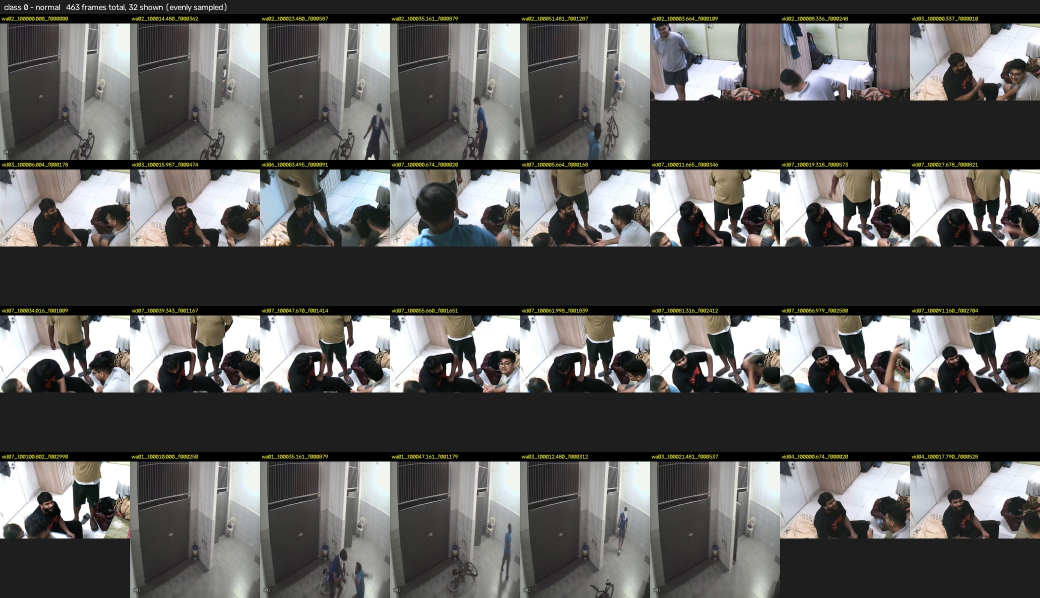
#> input picture training/datasets/sentrix_custom/frames/quality_check/0_normal_samples.jpg, 2080 x 1196 px (shown at 1/2 size)
$ python -i face_engine.py   (imports and definitions only)
#> lines starting #> are read from the running program, lines starting #| are printed output that depends on the picture
#> further down, picture is the input picture: shape (1196, 2080, 3); mean B, G, R 90.8, 92.4, 93.2
# ai/face_engine.py
#
# ARCHITECTURE: Dual-mode face verification engine.
# Mode 1: Uses dlib-based face_recognition (128-d deep facial embeddings) if installed.
# Mode 2: High-speed multi-region spatial color & appearance descriptor fallback using OpenCV.
# Loads all face encodings from static/authorized_faces/ at startup and on hot-reload.
# Authorization persistence: holds "authorized" state for AUTH_HOLD_SECONDS after
# a successful match to survive temporary missed frames or lighting changes.

import os
import time
import threading
from pathlib import Path
from typing import List
import cv2
import numpy as np

# ai/ lives inside backend/; repo root is two levels up.
_REPO_ROOT     = Path(__file__).resolve().parent.parent.parent  # SentrixV2-main/
AUTHORIZED_DIR = str(_REPO_ROOT / "frontend" / "static" / "authorized_faces")
MATCH_TOLERANCE     = 0.55
AUTH_HOLD_SECONDS   = 5  # Keep authorized=True for 5s after last match

try:
    import face_recognition
    _FR_AVAILABLE = True
except ImportError:
    _FR_AVAILABLE = False


def _extract_appearance_features(image: np.ndarray) -> np.ndarray:
    """Extract a robust 512-bin normalized spatial HSV feature descriptor."""
    if image is None or image.size == 0:
        return None
    try:
        # Resize to standard analysis size
        resized = cv2.resize(image, (160, 160))
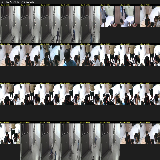
#> resized: shape (160, 160, 3); mean B, G, R 91.9, 93.6, 94.4
        hsv = cv2.cvtColor(resized, cv2.COLOR_BGR2HSV)
#> hsv: shape (160, 160, 3); mean H, S, V 40.6, 23.6, 96.9

        # 3D HSV histogram: 8 Hue x 8 Saturation x 8 Value bins = 512 dimensions
        hist = cv2.calcHist([hsv], [0, 1, 2], None, [8, 8, 8], [0, 180, 0, 256, 0, 256])
        norm_hist = cv2.normalize(hist, hist).flatten()
#> norm_hist = 512 values, max 0.946 at index 0, min 0 at index 23, mean 0.00607
        return norm_hist
    except Exception:
        return None


class FaceEngine:
    """
    Face recognition and authorized resident verification engine.
    Supports both deep 128-d face_recognition embeddings and native spatial appearance descriptors.
    Thread-safe hot-reload via reload_encodings().
    """

    # [121 lines left out: functions __init__, _load_encodings, is_authorized, not called in this run]

    def reload_encodings(self):
        """Hot-reload authorized faces after upload or deletion."""
        self._load_encodings()

>>> import cv2
>>> picture = cv2.imread('../../training/datasets/sentrix_custom/frames/quality_check/0_normal_samples.jpg')
>>> result = _extract_appearance_features(picture)
#> result has the same summary as norm_hist in _extract_appearance_features

$ run again, on training/datasets/sentrix_custom/frames/quality_check/1_fire_samples.jpg
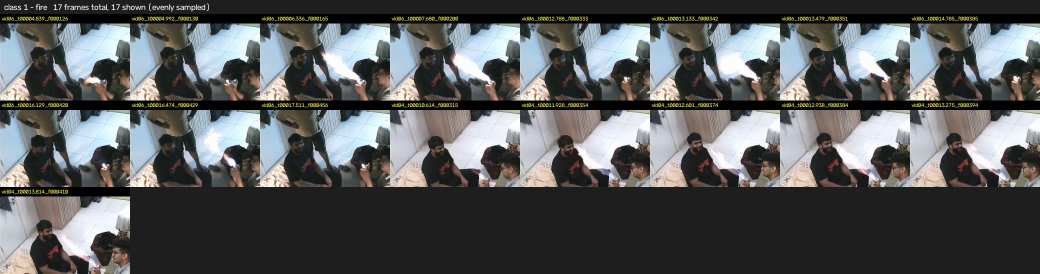
#> input picture training/datasets/sentrix_custom/frames/quality_check/1_fire_samples.jpg, 2080 x 547 px (shown at 1/2 size)
#> picture is the input picture: shape (547, 2080, 3); mean B, G, R 90.9, 90.7, 88.9
#> in _extract_appearance_features, `resized = cv2.resize(image, (160, 160))`:
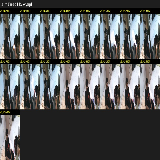
#> resized: shape (160, 160, 3); mean B, G, R 90.4, 90.1, 88.3
#> hsv: shape (160, 160, 3); mean H, S, V 49.1, 38.5, 96
#> norm_hist = 512 values, max 0.954 at index 0, min 0 at index 31, mean 0.00568
#> result has the same summary as norm_hist in _extract_appearance_features

$ run again, on training/datasets/sentrix_custom/frames/quality_check/2_weapon_samples.jpg
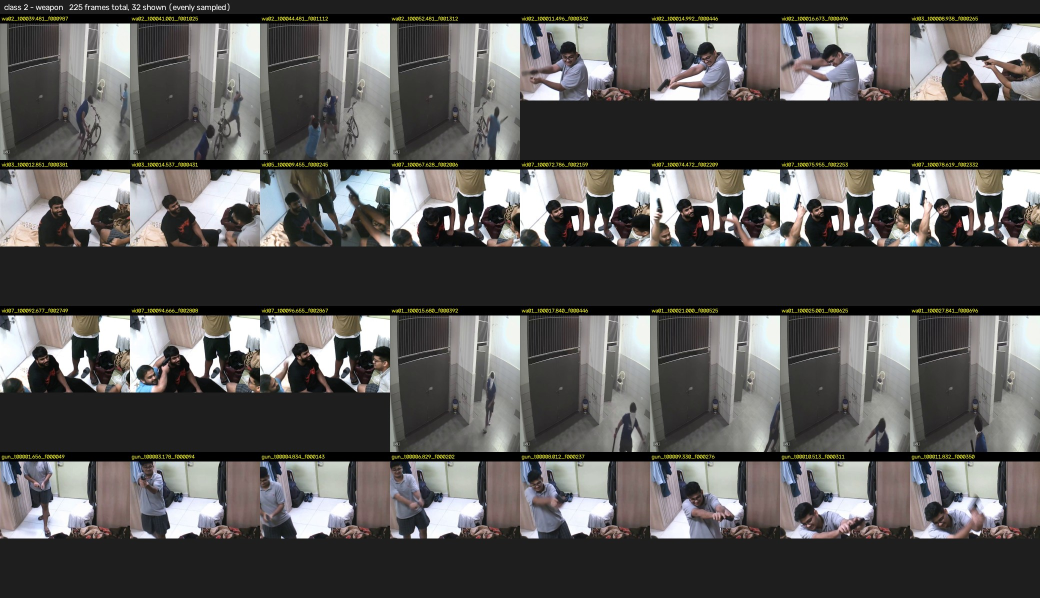
#> input picture training/datasets/sentrix_custom/frames/quality_check/2_weapon_samples.jpg, 2080 x 1196 px (shown at 1/2 size)
#> picture is the input picture: shape (1196, 2080, 3); mean B, G, R 88.3, 89.4, 90.9
#> in _extract_appearance_features, `resized = cv2.resize(image, (160, 160))`:
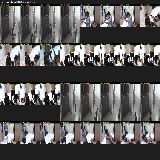
#> resized: shape (160, 160, 3); mean B, G, R 89.5, 90.7, 92.1
#> hsv: shape (160, 160, 3); mean H, S, V 40.3, 24.3, 94.9
#> norm_hist = 512 values, max 0.956 at index 0, min 0 at index 30, mean 0.00594
#> result has the same summary as norm_hist in _extract_appearance_features

$ run again, on training/datasets/sentrix_custom/frames/quality_check/3_assault_samples.jpg
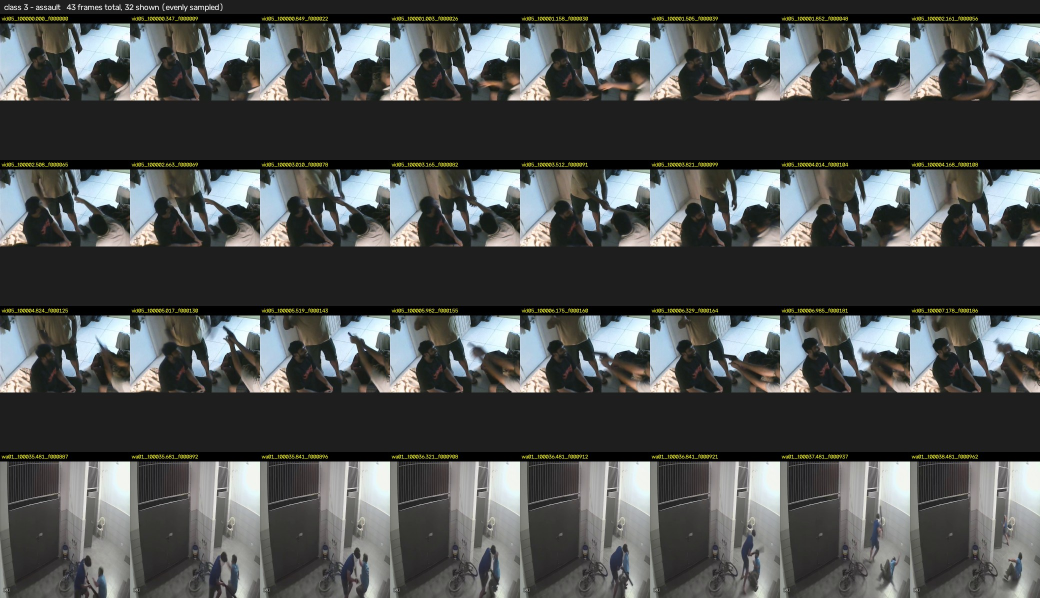
#> input picture training/datasets/sentrix_custom/frames/quality_check/3_assault_samples.jpg, 2080 x 1196 px (shown at 1/2 size)
#> picture is the input picture: shape (1196, 2080, 3); mean B, G, R 80.9, 81.7, 78.9
#> in _extract_appearance_features, `resized = cv2.resize(image, (160, 160))`:
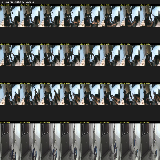
#> resized: shape (160, 160, 3); mean B, G, R 81.6, 82.4, 79.6
#> hsv: shape (160, 160, 3); mean H, S, V 41.5, 29.1, 86.1
#> norm_hist = 512 values, max 0.956 at index 0, min 0 at index 23, mean 0.00575
#> result has the same summary as norm_hist in _extract_appearance_features
